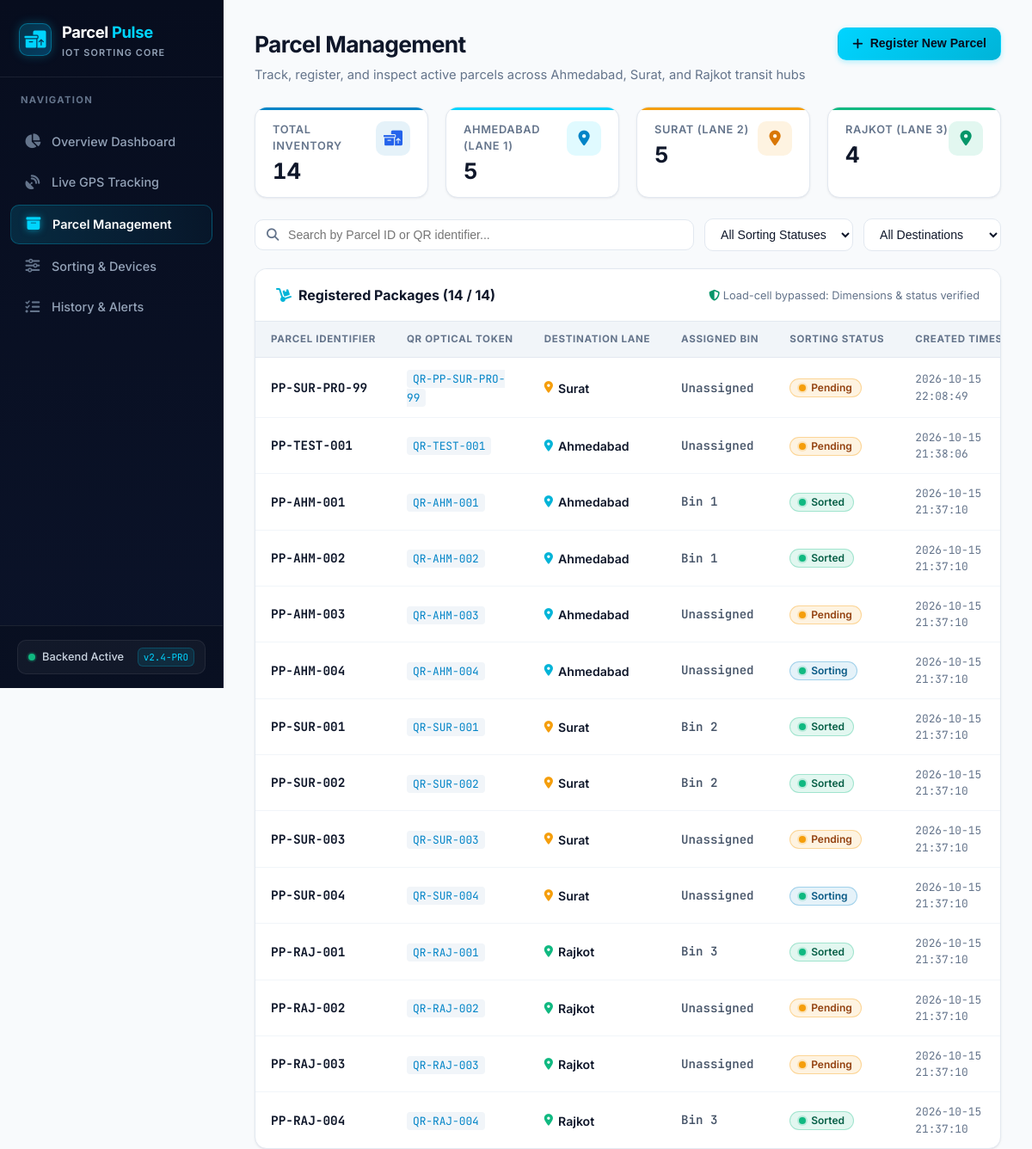
Page /parcels on the earlier database version.
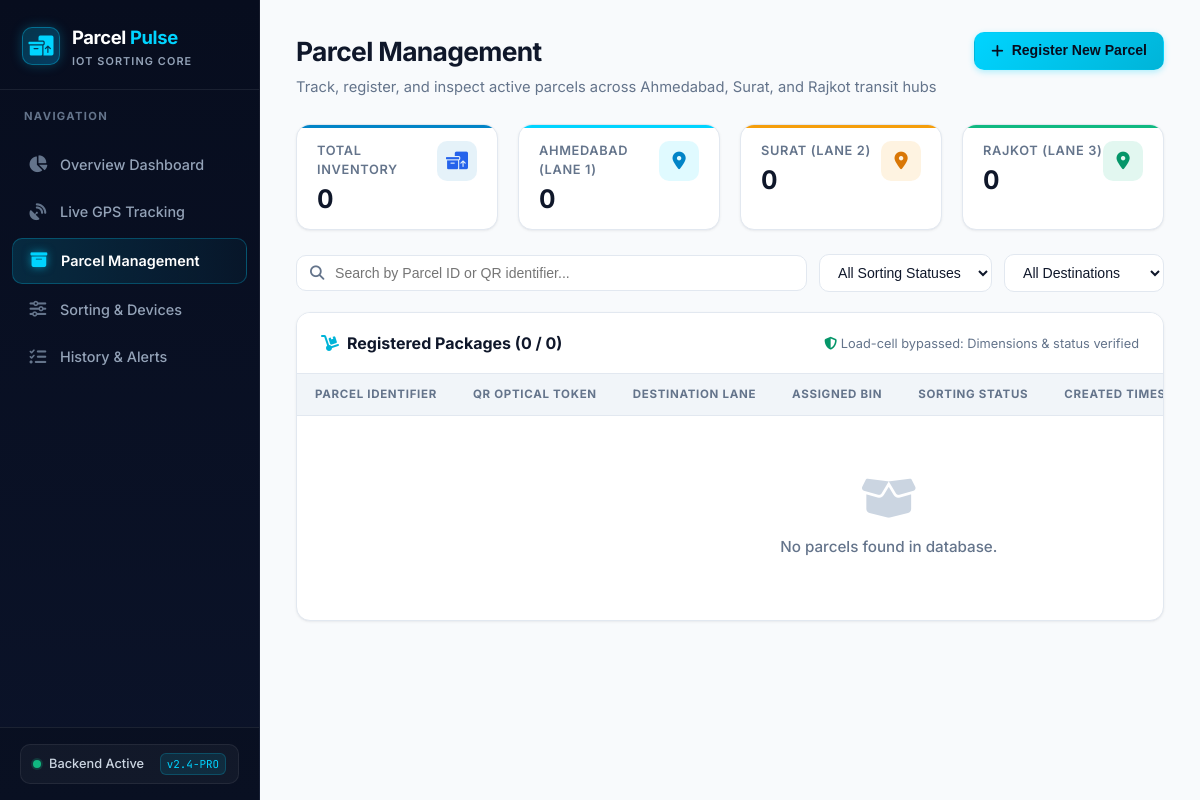
Same page on the later database version.
### tables this page shows
CREATE TABLE parcels (
            id INTEGER PRIMARY KEY AUTOINCREMENT,
            parcel_id TEXT UNIQUE NOT NULL,
            qr_code TEXT,
            destination TEXT NOT NULL,
            weight REAL,
            status TEXT DEFAULT 'pending',
            bin_number INTEGER,
            latitude REAL,
            longitude REAL,
            gps_updated_at TEXT,
            created_at TEXT DEFAULT (datetime('now','localtime')),
            updated_at TEXT DEFAULT (datetime('now','localtime'))
        );

### app.py (the view)
@app.route('/parcels')
def parcels_page():
    db = get_db()
    parcels = db.execute('SELECT * FROM parcels ORDER BY created_at DESC').fetchall()
    return render_template('parcels.html', parcels=parcels)

### app.py (called while the page is built)
def get_db():
    if 'db' not in g:
        g.db = sqlite3.connect(DATABASE)
        g.db.row_factory = sqlite3.Row
    return g.db

### templates/parcels.html (shortened to what this page needs)
{% extends "base.html" %}
{% block content %}
<div class="page-header page-header-row">
    <div>
        <h1 class="page-title">Parcel Management</h1>
        <p class="page-subtitle">Track, register, and inspect active parcels across Ahmedabad, Surat, and Rajkot transit hubs</p>
    </div>
    <div class="header-actions">
        <button class="btn btn-cyan" onclick="openModal()">
            <i class="fas fa-plus"></i> Register New Parcel
        </button>
    </div>
</div>
{% set ahm_count = parcels|selectattr('destination', 'equalto', 'Ahmedabad')|list|length %}
{% set sur_count = parcels|selectattr('destination', 'equalto', 'Surat')|list|length %}
{% set raj_count = parcels|selectattr('destination', 'equalto', 'Rajkot')|list|length %}
<div class="stats-grid" style="margin-bottom: 24px; grid-template-columns: repeat(4, 1fr);">
    <div class="stat-card-pro blue" style="padding: 16px 20px;">
        <div class="stat-info-pro">
            <span class="stat-label-pro">Total Inventory</span>
            <div class="stat-val-pro" style="font-size: 1.6rem;">{{ parcels|length }}</div>
        </div>
        <div class="stat-icon-pro blue" style="width: 40px; height: 40px; font-size: 1.1rem;">
            <i class="fas fa-boxes-packing"></i>
        </div>
    </div>
    <div class="stat-card-pro cyan" style="padding: 16px 20px;">
        <div class="stat-info-pro">
            <span class="stat-label-pro">Ahmedabad (Lane 1)</span>
            <div class="stat-val-pro" style="font-size: 1.6rem;">{{ ahm_count }}</div>
        </div>
        <div class="stat-icon-pro cyan" style="width: 40px; height: 40px; font-size: 1.1rem;">
            <i class="fas fa-location-dot"></i>
        </div>
    </div>
    <div class="stat-card-pro amber" style="padding: 16px 20px;">
        <div class="stat-info-pro">
            <span class="stat-label-pro">Surat (Lane 2)</span>
            <div class="stat-val-pro" style="font-size: 1.6rem;">{{ sur_count }}</div>
        </div>
        <div class="stat-icon-pro amber" style="width: 40px; height: 40px; font-size: 1.1rem;">
            <i class="fas fa-location-dot"></i>
        </div>
    </div>
    <div class="stat-card-pro green" style="padding: 16px 20px;">
        <div class="stat-info-pro">
            <span class="stat-label-pro">Rajkot (Lane 3)</span>
            <div class="stat-val-pro" style="font-size: 1.6rem;">{{ raj_count }}</div>
        </div>
        <div class="stat-icon-pro green" style="width: 40px; height: 40px; font-size: 1.1rem;">
            <i class="fas fa-location-dot"></i>
        </div>
    </div>
</div>
<div class="filter-bar">
    <div class="search-input-wrapper">
        <i class="fas fa-search"></i>
        <input type="text" id="parcel-search" placeholder="Search by Parcel ID or QR identifier..." oninput="applyParcelFilters()">
    </div>
    <select id="status-filter" class="filter-select" onchange="applyParcelFilters()">
        <option value="all">All Sorting Statuses</option>
    </select>
    <select id="dest-filter" class="filter-select" onchange="applyParcelFilters()">
        <option value="all">All Destinations</option>
    </select>
</div>
<div class="table-card">
    <div class="table-header-bar">
        <div class="table-title">
            <i class="fas fa-dolly" style="color: var(--cyan-600);"></i>
            <span>Registered Packages (<span id="visible-count">{{ parcels|length }}</span> / {{ parcels|length }})</span>
        </div>
        <div style="font-size: 0.8rem; color: var(--text-muted);">
            <i class="fas fa-shield-halved" style="color: var(--green-600);"></i> Load-cell bypassed: Dimensions & status verified
        </div>
    </div>
    <div class="table-wrapper">
        <table id="parcels-table">
            <thead>
                <tr>
                    <th>Parcel Identifier</th>
                    <th>QR Optical Token</th>
                    <th>Destination Lane</th>
                    <th>Assigned Bin</th>
                    <th>Sorting Status</th>
                    <th>Created Timestamp</th>
                </tr>
            </thead>
            <tbody>
                {% for p in parcels %}
                <tr>
                    <td>
                        <strong class="font-mono" style="font-size: 0.9rem; color: var(--text-primary);">
                            {{ p.parcel_id }}
                        </strong>
                    </td>
                    <td>
                        <code class="font-mono" style="background: var(--bg-surface-subtle); padding: 2px 7px; border-radius: 4px; font-size: 0.8rem; color: #0284c7;">
                            {{ p.qr_code or '-' }}
                        </code>
                    </td>
                    <td>
                        <span style="font-weight: 600; display: inline-flex; align-items: center; gap: 6px;">
                            <i class="fas fa-location-dot" style="color: {% if p.destination == 'Ahmedabad' %}var(--cyan-600){% elif p.destination == 'Surat' %}var(--amber-500){% else %}var(--green-500){% endif %}; font-size: 0.85rem;"></i>
                            {{ p.destination }}
                        </span>
                    </td>
                    <td>
                        <span class="font-mono" style="font-weight: 600; color: var(--text-secondary);">
                            {{ 'Bin ' ~ p.bin_number if p.bin_number else 'Unassigned' }}
                        </span>
                    </td>
                    <td>
                        <span class="badge badge-{{ p.status }}">
                            <span class="status-dot {% if p.status == 'sorted' %}online{% elif p.status == 'sorting' %}online pulse{% elif p.status == 'pending' %}warning{% else %}offline{% endif %}"></span>
                            {{ p.status }}
                        </span>
                    </td>
                    <td class="font-mono" style="font-size: 0.8rem; color: var(--text-muted);">{{ p.created_at }}</td>
                </tr>
                {% else %}
                <tr>
                    <td colspan="8">
                        <div class="empty-state">
                            <i class="fas fa-box-open"></i>
                            <p>No parcels found in database.</p>
                        </div>
                    </td>
                </tr>
                {% endfor %}
            </tbody>
        </table>
    </div>
</div>
{% endblock %}

### templates/base.html (shortened to what this page needs)
<!DOCTYPE html>
<html lang="en">
<head>
    <link rel="stylesheet" href="https://cdnjs.cloudflare.com/ajax/libs/font-awesome/6.5.1/css/all.min.css">
    <link rel="stylesheet" href="https://unpkg.com/leaflet@1.9.4/dist/leaflet.css">
    <link rel="stylesheet" href="{{ url_for('static', filename='css/style.css') }}">
</head>
<body>
    <aside class="sidebar" id="sidebar">
        <div class="sidebar-header">
            <div class="logo-row">
                <div class="logo-badge">
                    <i class="fas fa-boxes-packing"></i>
                </div>
                <div class="logo-text">
                    <div class="brand-title">Parcel<span>Pulse</span></div>
                    <div class="brand-tag">IoT Sorting Core</div>
                </div>
            </div>
        </div>
        <div class="nav-section-title">Navigation</div>
        <ul class="nav-links">
            <li>
                <a href="/" class="{% if request.path == '/' %}active{% endif %}">
                    <i class="fas fa-chart-pie"></i>
                    <span>Overview Dashboard</span>
                </a>
            </li>
            <li>
                <a href="/tracking" class="{% if request.path == '/tracking' %}active{% endif %}">
                    <i class="fas fa-satellite-dish"></i>
                    <span>Live GPS Tracking</span>
                </a>
            </li>
            <li>
                <a href="/parcels" class="{% if request.path == '/parcels' %}active{% endif %}">
                    <i class="fas fa-box-archive"></i>
                    <span>Parcel Management</span>
                </a>
            </li>
            <li>
                <a href="/devices" class="{% if request.path == '/devices' %}active{% endif %}">
                    <i class="fas fa-sliders"></i>
                    <span>Sorting & Devices</span>
                </a>
            </li>
            <li>
                <a href="/history" class="{% if request.path == '/history' %}active{% endif %}">
                    <i class="fas fa-list-check"></i>
                    <span>History & Alerts</span>
                </a>
            </li>
        </ul>
        <div class="sidebar-footer">
            <div class="system-status-chip">
                <div class="status-indicator-group">
                    <span class="status-dot online pulse"></span>
                    <span>Backend Active</span>
                </div>
                <span class="badge-version">v2.4-PRO</span>
            </div>
        </div>
    </aside>
    <main class="content">
        {% block content %}{% endblock %}
    </main>
</body>
</html>

Differences in the rows shown:
removed parcels: parcel_id "PP-SUR-PRO-99", qr_code "QR-PP-SUR-PRO-99", destination "Surat", bin_number "Unassigned", status "Pending", created_at "2026-10-15 22:08:49"
removed parcels: parcel_id "PP-TEST-001", qr_code "QR-TEST-001", destination "Ahmedabad", bin_number "Unassigned", status "Pending", created_at "2026-10-15 21:38:06"
removed parcels: parcel_id "PP-AHM-001", qr_code "QR-AHM-001", destination "Ahmedabad", bin_number "Bin 1", status "Sorted", created_at "2026-10-15 21:37:10"
removed parcels: parcel_id "PP-AHM-002", qr_code "QR-AHM-002", destination "Ahmedabad", bin_number "Bin 1", status "Sorted", created_at "2026-10-15 21:37:10"
removed parcels: parcel_id "PP-AHM-003", qr_code "QR-AHM-003", destination "Ahmedabad", bin_number "Unassigned", status "Pending", created_at "2026-10-15 21:37:10"
removed parcels: parcel_id "PP-AHM-004", qr_code "QR-AHM-004", destination "Ahmedabad", bin_number "Unassigned", status "Sorting", created_at "2026-10-15 21:37:10"
removed parcels: parcel_id "PP-SUR-001", qr_code "QR-SUR-001", destination "Surat", bin_number "Bin 2", status "Sorted", created_at "2026-10-15 21:37:10"
removed parcels: parcel_id "PP-SUR-002", qr_code "QR-SUR-002", destination "Surat", bin_number "Bin 2", status "Sorted", created_at "2026-10-15 21:37:10"
removed parcels: parcel_id "PP-SUR-003", qr_code "QR-SUR-003", destination "Surat", bin_number "Unassigned", status "Pending", created_at "2026-10-15 21:37:10"
removed parcels: parcel_id "PP-SUR-004", qr_code "QR-SUR-004", destination "Surat", bin_number "Unassigned", status "Sorting", created_at "2026-10-15 21:37:10"
removed parcels: parcel_id "PP-RAJ-001", qr_code "QR-RAJ-001", destination "Rajkot", bin_number "Bin 3", status "Sorted", created_at "2026-10-15 21:37:10"
removed parcels: parcel_id "PP-RAJ-002", qr_code "QR-RAJ-002", destination "Rajkot", bin_number "Unassigned", status "Pending", created_at "2026-10-15 21:37:10"
removed parcels: parcel_id "PP-RAJ-003", qr_code "QR-RAJ-003", destination "Rajkot", bin_number "Unassigned", status "Pending", created_at "2026-10-15 21:37:10"
removed parcels: parcel_id "PP-RAJ-004", qr_code "QR-RAJ-004", destination "Rajkot", bin_number "Bin 3", status "Sorted", created_at "2026-10-15 21:37:10"
Other differences:
{{ parcels|length }}: "14" → "0"
{{ ahm_count }}: "5" → "0"
{{ sur_count }}: "5" → "0"
{{ raj_count }}: "4" → "0"
text now shown: "No parcels found in database."
